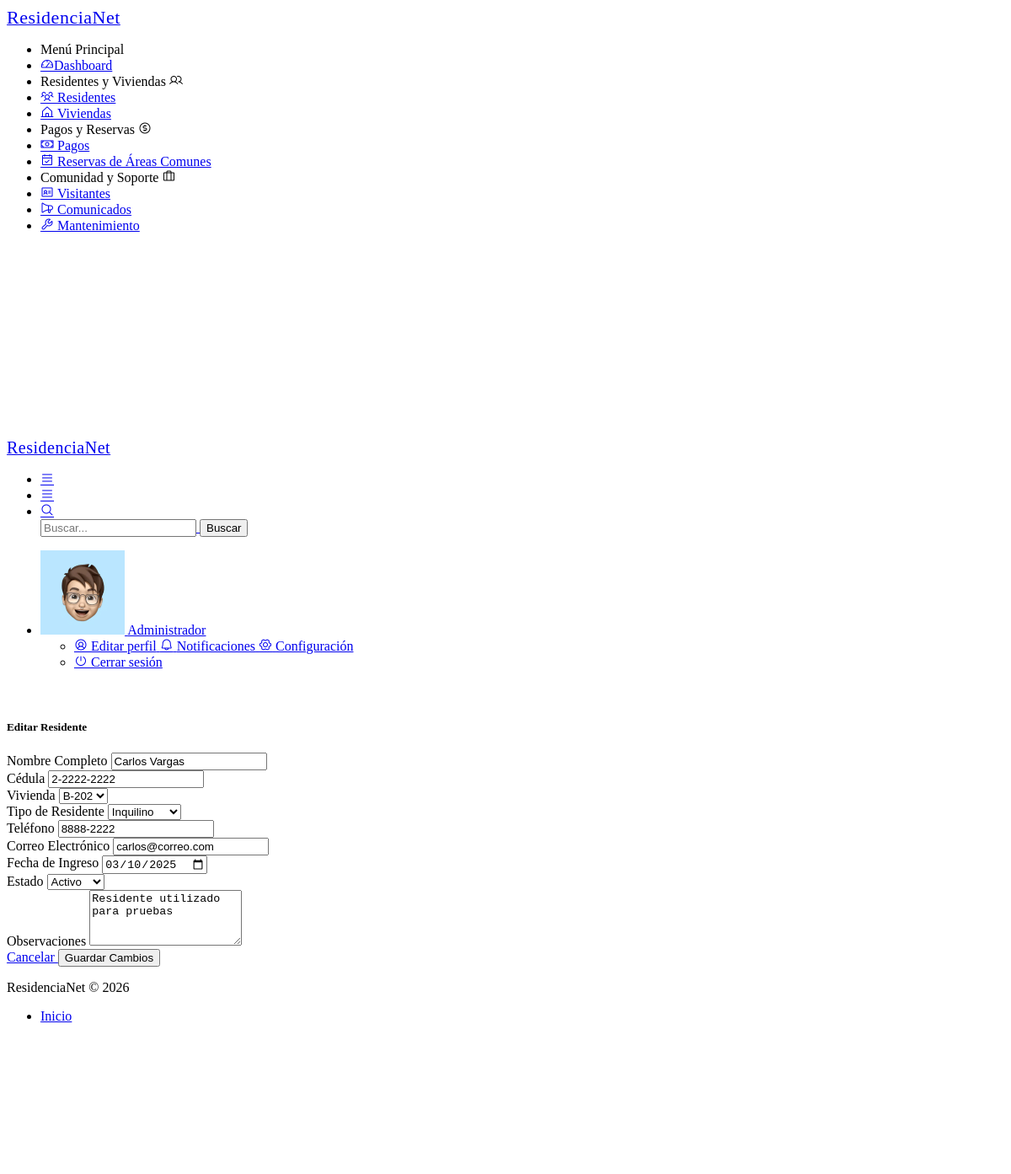
The app's page /residente/edit/2 (signed in) with its own data.
### tables this page shows
CREATE TABLE IF NOT EXISTS residentes (
    id INT AUTO_INCREMENT PRIMARY KEY,
    nombre VARCHAR(100) NOT NULL,
    cedula VARCHAR(30) NOT NULL UNIQUE,
    vivienda_id INT NOT NULL,
    tipo_residente ENUM('Propietario', 'Inquilino', 'Familiar') NOT NULL,
    telefono VARCHAR(30) NOT NULL,
    correo VARCHAR(100) NOT NULL,
    fecha_ingreso DATE NOT NULL,
    estado ENUM('Activo', 'Inactivo') DEFAULT 'Activo',
    observaciones TEXT,
    created_at TIMESTAMP DEFAULT CURRENT_TIMESTAMP,
    FOREIGN KEY (vivienda_id) REFERENCES viviendas(id)
);

CREATE TABLE IF NOT EXISTS viviendas (
    id INT AUTO_INCREMENT PRIMARY KEY,
    identificador VARCHAR(50) NOT NULL,
    tipo ENUM('Apartamento', 'Casa', 'Local Comercial') NOT NULL,
    propietario VARCHAR(100),
    area DECIMAL(10,2) NOT NULL,
    num_habitantes INT DEFAULT 0,
    estado ENUM('Disponible', 'Ocupada', 'En mantenimiento') DEFAULT 'Disponible',
    observaciones TEXT,
    created_at TIMESTAMP DEFAULT CURRENT_TIMESTAMP
);

### app/core/app.php (called while the page is built, shortened)
<?php
class App {
    protected $method = 'index';
    public function __construct() {
        $url = $this->parseUrl();
        if (isset($url[0]) && file_exists('../app/controllers/' . ucfirst($url[0]) . 'Controller.php')) {
            unset($url[0]);
        }
        $this->controller = new $this->controller;
        if (isset($url[1])) {
            if (method_exists($this->controller, $url[1])) {
                $this->method = $url[1];
                unset($url[1]);
            }
        }
        $this->params = $url ? array_values($url) : [];
        call_user_func_array([$this->controller, $this->method], $this->params);
    }
    public function parseUrl() {
        if (isset($_GET['url'])) {
            return explode('/', filter_var(rtrim($_GET['url'], '/'), FILTER_SANITIZE_URL));
        }
        return [];
    }
}

### public/index.php (called while the page is built, shortened)
<?php
require_once '../app/core/app.php';
require_once '../app/core/controller.php';
$app = new App();

### app/models/Residente.php (called while the page is built, shortened)
<?php
require_once '../app/config/database.php';
class Residente {
    private $db;
    public function __construct() {
        $this->db = Database::getInstance()->getConnection();
    }
    public function getById($id) {
        $query = "SELECT residentes.*, viviendas.identificador AS vivienda_identificador
                   FROM residentes
                   JOIN viviendas ON residentes.vivienda_id = viviendas.id
                   WHERE residentes.id = ?";
        $stmt = $this->db->prepare($query);
        $stmt->bind_param("i", $id);
        $stmt->execute();
        $result = $stmt->get_result();
        return $result->fetch_assoc();
    }
}

### app/config/database.php (called while the page is built, shortened)
<?php
class Database {
    private static $instance = null;
    private $conn;
    private function __construct() {
        try {
            $this->conn = new mysqli(DB_HOST, DB_USER, DB_PASS, DB_NAME);
            $this->conn->set_charset("utf8");
        } catch (mysqli_sql_exception $e) {
            die("Error de conexión a la base de datos. Verifica que MySQL esté encendido y la base '" . DB_NAME . "' exista. Detalle: " . $e->getMessage());
        }
    }
    public static function getInstance() {
        if (!self::$instance) {
            self::$instance = new Database();
        }
        return self::$instance;
    }
    public function getConnection() {
        return $this->conn;
    }
}

### app/models/Vivienda.php (called while the page is built, shortened)
<?php
require_once '../app/config/database.php';
class Vivienda {
    private $db;
    public function __construct() {
        $this->db = Database::getInstance()->getConnection();
    }
    public function getAll() {
        $query = "SELECT * FROM viviendas ORDER BY id DESC";
        $result = $this->db->query($query);
        return $result->fetch_all(MYSQLI_ASSOC);
    }
}

### app/views/residentes/edit.php (the view, shortened to what this page needs)
<?php
include '../app/views/layouts/header.php';
include '../app/views/layouts/sidebar.php';
include '../app/views/layouts/topbar.php';
$residente = $data['residente'];
$tipos = ['Propietario', 'Inquilino', 'Familiar'];
$estados = ['Activo', 'Inactivo'];
?>
<div class="pc-container">
    <div class="pc-content">
        <div class="row">
            <div class="col-lg-8 mx-auto">
                <div class="card">
                    <div class="card-header">
                        <h5>Editar Residente</h5>
                    </div>
                    <div class="card-body">
                        <form action="<?= BASE_URL ?>/residente/edit/<?= $residente['id'] ?>" method="POST">
                            <div class="row">
                                <div class="col-md-6 mb-3">
                                    <label class="form-label">Nombre Completo</label>
                                    <input type="text" class="form-control" name="nombre" value="<?= htmlspecialchars($residente['nombre']) ?>" required>
                                </div>
                                <div class="col-md-6 mb-3">
                                    <label class="form-label">Cédula</label>
                                    <input type="text" class="form-control" name="cedula" value="<?= htmlspecialchars($residente['cedula']) ?>" required>
                                </div>
                                <div class="col-md-6 mb-3">
                                    <label class="form-label">Vivienda</label>
                                    <select class="form-select" name="vivienda_id" required>
                                        <?php foreach ($data['viviendas'] as $v): ?>
                                            <option value="<?= $v['id'] ?>" <?= $residente['vivienda_id'] == $v['id'] ? 'selected' : '' ?>><?= htmlspecialchars($v['identificador']) ?></option>
                                        <?php endforeach; ?>
                                    </select>
                                </div>
                                <div class="col-md-6 mb-3">
                                    <label class="form-label">Tipo de Residente</label>
                                    <select class="form-select" name="tipo_residente" required>
                                        <?php foreach ($tipos as $tipo): ?>
                                            <option <?= $residente['tipo_residente'] === $tipo ? 'selected' : '' ?>><?= $tipo ?></option>
                                        <?php endforeach; ?>
                                    </select>
                                </div>
                                <div class="col-md-6 mb-3">
                                    <label class="form-label">Teléfono</label>
                                    <input type="text" class="form-control" name="telefono" value="<?= htmlspecialchars($residente['telefono']) ?>" required>
                                </div>
                                <div class="col-md-6 mb-3">
                                    <label class="form-label">Correo Electrónico</label>
                                    <input type="email" class="form-control" name="correo" value="<?= htmlspecialchars($residente['correo']) ?>" required>
                                </div>
                                <div class="col-md-6 mb-3">
                                    <label class="form-label">Fecha de Ingreso</label>
                                    <input type="date" class="form-control" name="fecha_ingreso" value="<?= htmlspecialchars($residente['fecha_ingreso']) ?>" required>
                                </div>
                                <div class="col-md-6 mb-3">
                                    <label class="form-label">Estado</label>
                                    <select class="form-select" name="estado">
                                        <?php foreach ($estados as $estado): ?>
                                            <option <?= $residente['estado'] === $estado ? 'selected' : '' ?>><?= $estado ?></option>
                                        <?php endforeach; ?>
                                    </select>
                                </div>
                                <div class="col-12 mb-3">
                                    <label class="form-label">Observaciones</label>
                                    <textarea class="form-control" name="observaciones" rows="4"><?= htmlspecialchars($residente['observaciones'] ?? '') ?></textarea>
                                </div>
                            </div>
                            <div class="text-end">
                                <a href="<?= BASE_URL ?>/residente/index" class="btn btn-secondary">
                                    Cancelar
                                </a>
                                <button type="submit" class="btn btn-primary">
                                    Guardar Cambios
                                </button>
                            </div>
                        </form>
                    </div>
                </div>
            </div>
        </div>
    </div>
</div>
<?php
include '../app/views/layouts/footer.php';
include '../app/views/layouts/scripts.php';
?>

### records on screen
residentes: nombre "Carlos Vargas", cedula "2-2222-2222", vivienda_id "B-202", tipo_residente "Inquilino", telefono "8888-2222", correo "carlos@correo.com", fecha_ingreso "03/10/2025", estado "Activo", observaciones "Residente utilizado para pruebas"

### other values on screen
$_SESSION['user_name'] "Administrador"
